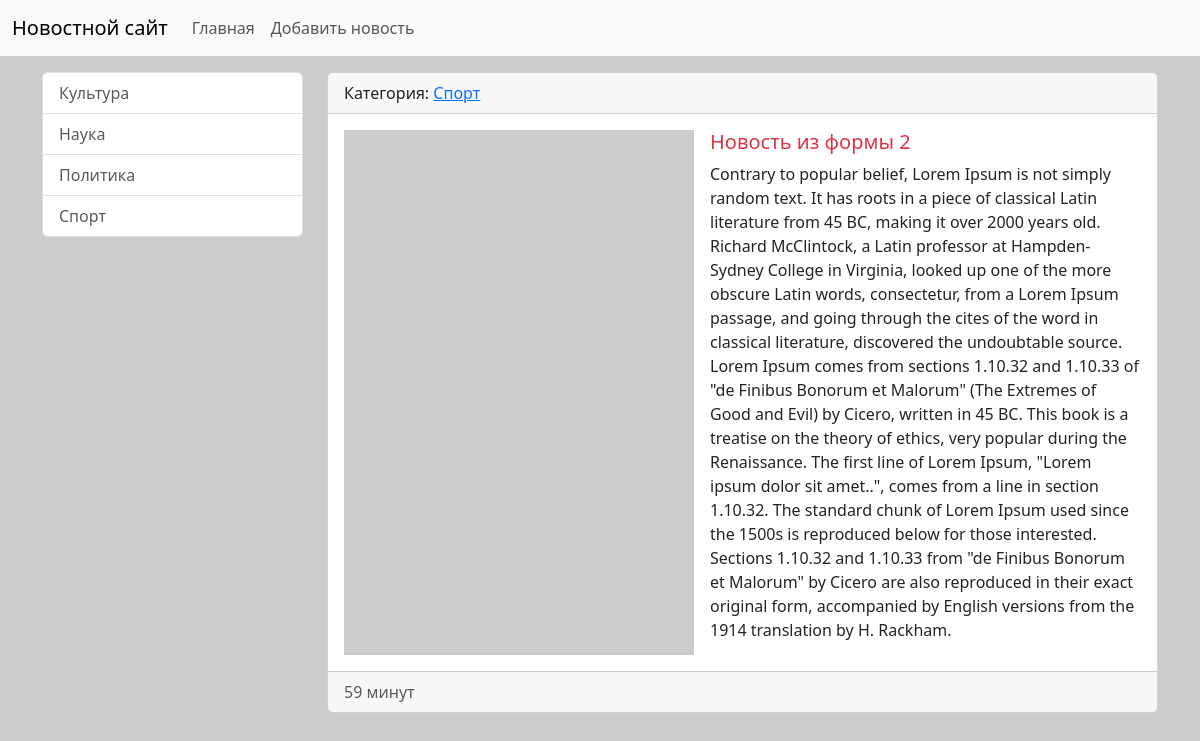
/news/16/, run on the app's committed database.
### news/models.py (models this page shows, shortened)
class Category(models.Model):
    title = models.CharField(max_length=150, db_index=True, verbose_name = 'Наименование категории') # При наличии db_index поле индексируется и поиск полей в этой таблице / модели становится более быстрым
    def get_absolute_url(self): # Название этого метода должно быть именно таким, чтобы Django мог его распознать и использовать для получения URL-адреса объекта и это договорённость между разработчиками Django. Этот метод возвращает URL-адрес для конкретного объекта модели, который будет использовать. Также django автоматически ищет этот метод и если находит его, то в админ.панели автоматически появляется кнопка "смотреть на сайте", которая ведёт на соответствующую страницу на сайте. При другом названии метода кнопки не будет.
        return reverse('category', kwargs={"category_id": self.pk}) # Главное отличе этой фукнции от template tag в том, что она строит ссылку в python-файлах, а template tag - в html-шаблонах. Здесь мы используем имя маршрута 'category' и передаем параметр category_id, который равен первичному ключу (pk) текущего объекта категории. В результате функция reverse вернет URL-адрес для этой категории, который можно использовать в шаблонах или других частях приложения.
    class Meta:
        verbose_name = 'Категория'
        verbose_name_plural = 'Категории'
        ordering = ('title', )
    def __str__(self):
        return self.title

class News(models.Model):
    title = models.CharField(max_length=150, verbose_name="Наименование")
    content = models.TextField(blank=True, verbose_name="Содержание")
    created_at = models.DateTimeField(auto_now_add=True, verbose_name="Дата создания")
    updated_at = models.DateTimeField(auto_now=True, verbose_name="Дата редактирования")
    photo = models.ImageField(upload_to='photos/%Y/%m/%d', verbose_name="Фото", blank=True)
    is_published = models.BooleanField(default=True, verbose_name="Опубликовано")
    category = models.ForeignKey('Category', on_delete=models.PROTECT, null=True, verbose_name = 'Категория') # Модель можно указать двумя способами: ссылкой на модель (но только в том случае, если эта модель объявлена раньше, перед указанием foreign key в другой модели) или указав имя модели - 'Category'. null=True поставлен из-за того, что category и связь с category были добавлены после того, как в БД уже были добавлены новости без категории.
    class Meta:
        verbose_name = 'Новость'    # Это правильный перевод или наименование единственного числа объекта модели, с которой мы работаем
        verbose_name_plural = 'Новости' # Это правильный перевод или наименование множественного числа объектов модели, с которой мы работаем
        ordering = ['-created_at'] # Это параметр сортировки объектов модели, с которой мы работаем ("-" означает, что в обратном порядке)

### news/views.py (the view)
# urls.py: path('news/<int:news_id>/', view_news, name='view_news'),
def view_news(request, news_id):
    news_item = get_object_or_404(News, pk=news_id)
    return render(request, 'news/view_news.html', {"news_item": news_item})

### news/templatetags/news_tags.py (called while the page is built)
@register.inclusion_tag('news/list_categories.html')
def show_categories():    # Можно передавать дополнительные параметры (def show_categories(arg1='Hello', arg2='World')
    categories = Category.objects.all()
    return {"categories": categories}   # При передачи доп. параметров в функцию return должен выглядеть с из возвратом, чтобы увидеть их значения return {"categories": categories, "arg1": arg1, "arg2": arg2}

### news/templates/news/view_news.html (shortened to what this page needs)
{% extends 'base.html' %}
{% block sidebar %}
    {% include 'include/_sidebar.html' %}
{% endblock %}
{% block content %}
<div class="card mb-3">
    <div class="card-header">
        Категория: <a href="{{ news_item.category.get_absolute_url }}">{{ news_item.category }}</a>
    </div>
    <div class="card-body">
        <div class="d-flex align-items-start" style="min-height: 300px;">
            {% if news_item.photo %}
                <img src="{{ news_item.photo.url }}" alt="" width="350" class="flex-shrink-0 me-3">
            {% else %}
                <img src="https://picsum.photos/seed/picsum/200/300" alt="" width="350" class="flex-shrink-0 me-3">
            {% endif %}
            <div class="flex-grow-1">
                <div class="media-body">
                    <h5 class="card-title {% cycle 'text-danger' 'text-success' %}">{{ news_item.title }}</h5>
                    <p class="card-text">{{ news_item.content }}</p>
                </div>
            </div>
        </div>
    </div>
    <div class="card-footer text-body-secondary">
        {{ news_item.created_at|timesince }}
    </div>
</div>
{% endblock  %}

### news/templates/news/list_categories.html
<div class="list-group">
  {% for item_category in categories %}
    <a href="{{ item_category.get_absolute_url }}" class="list-group-item list-group-item-action" aria-current="true" >{{ item_category.title }}</a >
  {% empty %}
    <p class="text-muted">Категорий нет.</p>
  {% endfor %}
</div>

### education/static/css/style.css (style rules this page uses)
body { background-color: #ccc; }

### data on the page
Category: title "Культура"
Category: title "Наука"
Category: title "Политика"
Category: title "Спорт"
News: category "Спорт", title "Новость из формы 2", content "Contrary to popular belief, Lorem Ipsum is not simply random text. It has roots in a piece of classical Latin literature from 45 BC, making it over 2000 years old. Richard McClintock, a Latin professor at Hampden-Sydney College in Virginia, looked up one of the more obscure Latin words, consectetur, from a Lorem Ipsum passage, and going through the cites of the word in classical literature, discovered the undoubtable source. Lorem Ipsum comes from sections 1.10.32 and 1.10.33 of \"de Finibus Bonorum et Malorum\" (The Extremes of Good and Evil) by Cicero, written in 45 BC. This book is a treatise on the theory of ethics, very popular during the Renaissance. The first line of Lorem Ipsum,…", created_at "59 минут"
